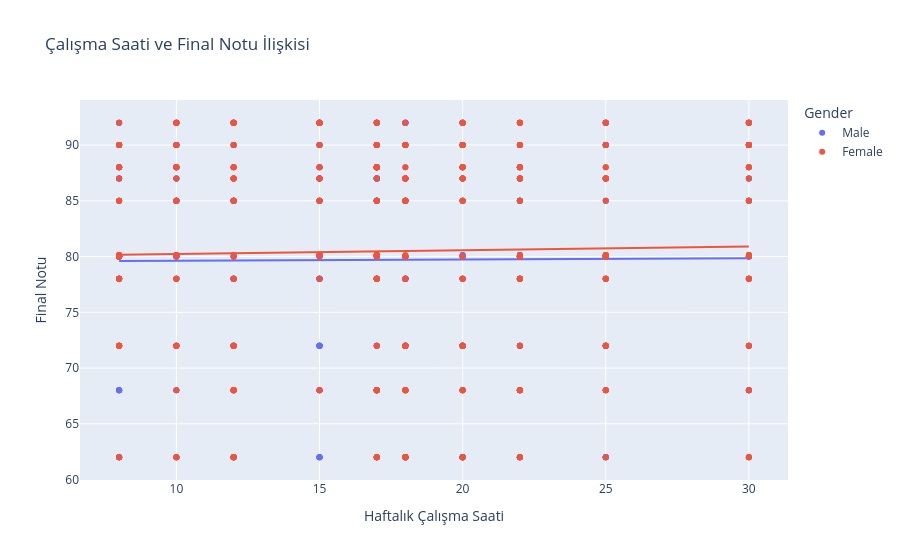

Notebook cell for this chart:
### Code cell
fig = px.scatter(
    st_per, 
    x="StudyHoursPerWeek", 
    y="FinalGrade", 
    trendline="ols",             
    title="Çalışma Saati ve Final Notu İlişkisi",
    labels={"StudyHoursPerWeek": "Haftalık Çalışma Saati", "FinalGrade": "Final Notu"},
    color="Gender",           
    hover_data=['Name']          

fig.show()

### Figure 1 — Plotly figure (JSON) as saved in the notebook; plotly's stock layout.template omitted (floating-point values rounded to 4 significant figures; data arrays with more than 128 entries replaced by an {"elided": "..."} marker saying what was removed)
{"data": [{"customdata": {"elided": "479x1 str values"}, "hovertemplate": "Gender=Male<br>Haftalık Çalışma Saati=%{x}<br>Final Notu=%{y}<br>Name=%{customdata[0]}<extra></extra>", "legendgroup": "Male", "marker": {"color": "#636efa", "symbol": "circle"}, "mode": "markers", "name": "Male", "orientation": "v", "showlegend": true, "type": "scatter", "x": {"elided": "479 float values"}, "xaxis": "x", "y": {"elided": "479 float values"}, "yaxis": "y"}, {"hovertemplate": "<b>OLS trendline</b><br>FinalGrade = 0.0113864 * StudyHoursPerWeek + 79.5058<br>R<sup>2</sup>=0.000052<br><br>Gender=Male<br>Haftalık Çalışma Saati=%{x}<br>Final Notu=%{y} <b>(trend)</b><extra></extra>", "legendgroup": "Male", "marker": {"color": "#636efa", "symbol": "circle"}, "mode": "lines", "name": "Male", "showlegend": false, "type": "scatter", "x": {"elided": "479 float values"}, "xaxis": "x", "y": {"elided": "479 float values"}, "yaxis": "y"}, {"customdata": {"elided": "398x1 str values"}, "hovertemplate": "Gender=Female<br>Haftalık Çalışma Saati=%{x}<br>Final Notu=%{y}<br>Name=%{customdata[0]}<extra></extra>", "legendgroup": "Female", "marker": {"color": "#EF553B", "symbol": "circle"}, "mode": "markers", "name": "Female", "orientation": "v", "showlegend": true, "type": "scatter", "x": {"elided": "398 float values"}, "xaxis": "x", "y": {"elided": "398 float values"}, "yaxis": "y"}, {"hovertemplate": "<b>OLS trendline</b><br>FinalGrade = 0.0329289 * StudyHoursPerWeek + 79.9043<br>R<sup>2</sup>=0.000472<br><br>Gender=Female<br>Haftalık Çalışma Saati=%{x}<br>Final Notu=%{y} <b>(trend)</b><extra></extra>", "legendgroup": "Female", "marker": {"color": "#EF553B", "symbol": "circle"}, "mode": "lines", "name": "Female", "showlegend": false, "type": "scatter", "x": {"elided": "398 float values"}, "xaxis": "x", "y": {"elided": "398 float values"}, "yaxis": "y"}], "layout": {"legend": {"title": {"text": "Gender"}, "tracegroupgap": 0}, "title": {"text": "Çalışma Saati ve Final Notu İlişkisi"}, "xaxis": {"anchor": "y", "domain": [0, 1], "title": {"text": "Haftalık Çalışma Saati"}}, "yaxis": {"anchor": "x", "domain": [0, 1], "title": {"text": "Final Notu"}}}}
